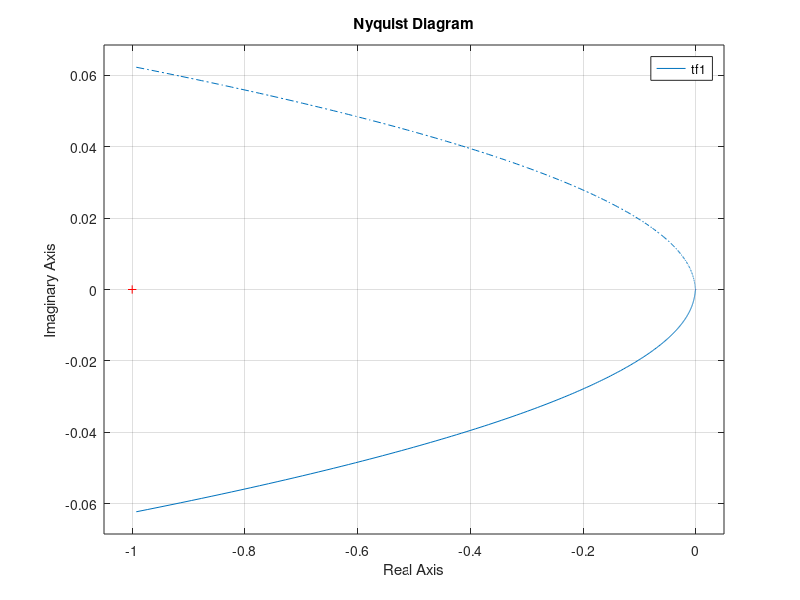
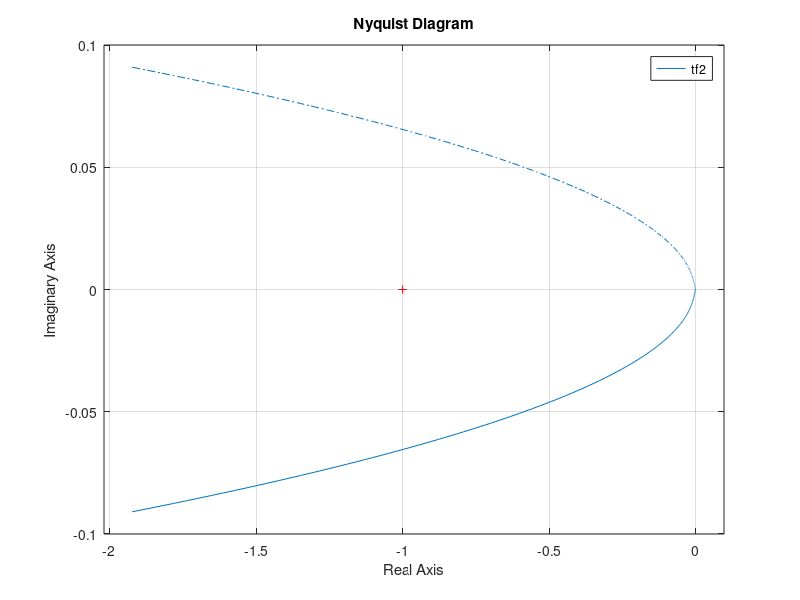

Here is the MATLAB script that generated these plots, in order:
clc; clear all; close all;

tf1 = zpk([-0.4], [-10, -2.4, 0, 0], [0.0595])

nyquist(tf1)

tf2 = tf(0.0595*[1, 0.4], [1, 12.4, 12.4, 0, 0])

figure
nyquist(tf2)
